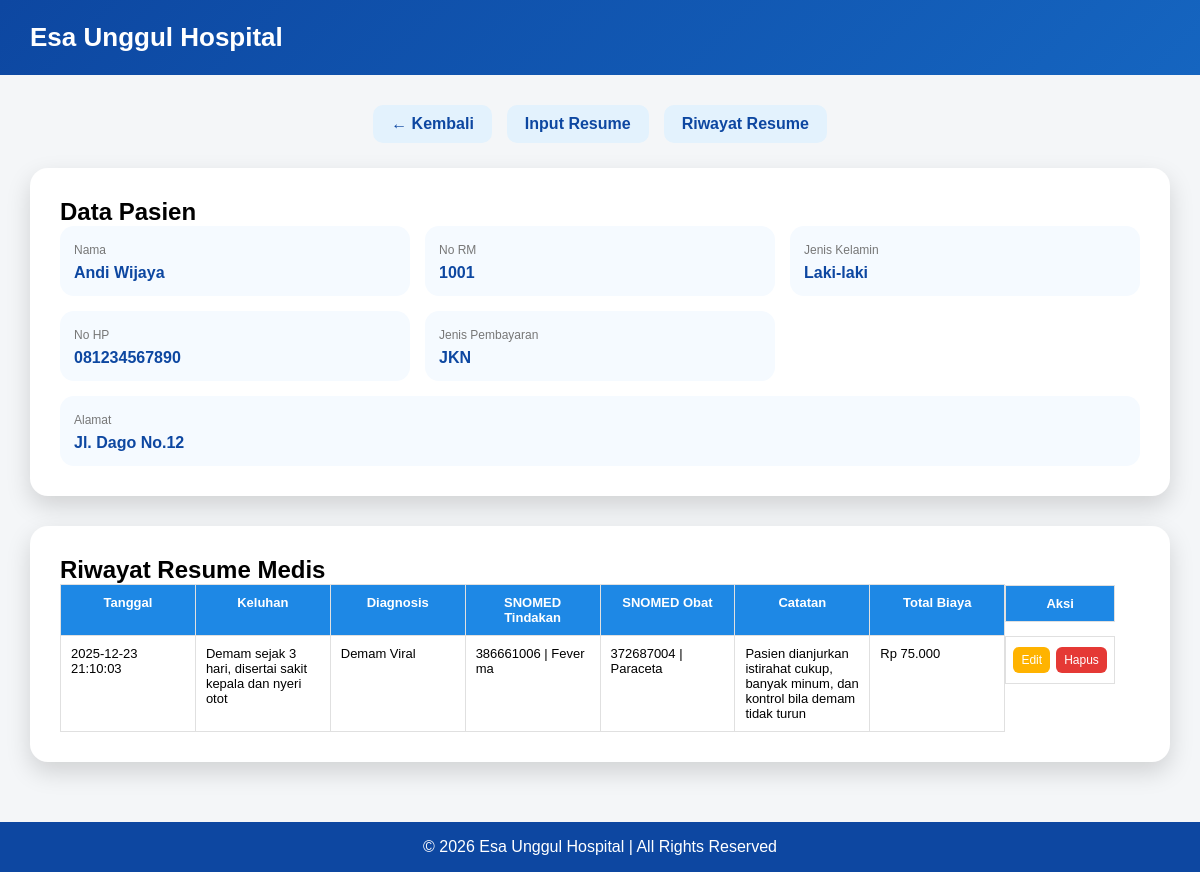
The page /resume_medis.php?id=1&menu=riwayat on the database its author committed.
### tables this page shows
CREATE TABLE `pasien` (
  `id` int(11) NOT NULL,
  `no_rm` int(11) NOT NULL,
  `nik` char(16) NOT NULL,
  `nama` varchar(100) NOT NULL,
  `no_hp` varchar(15) NOT NULL,
  `jk` enum('Tidak diketahui','Laki-laki','Perempuan','Tidak dapat ditentukan','Tidak mengisi') NOT NULL,
  `agama` enum('Islam','Kristen Protestan','Katolik','Hindu','Budha','Konghucu','Penghayat') NOT NULL,
  `jenis_pembiayaan` enum('JKN','Umum','Asuransi') NOT NULL,
  `provinsi` varchar(50) DEFAULT NULL,
  `kota` varchar(50) DEFAULT NULL,
  `kecamatan` varchar(50) DEFAULT NULL,
  `kelurahan` varchar(50) DEFAULT NULL,
  `alamat` text DEFAULT NULL,
  `created_at` timestamp NOT NULL DEFAULT current_timestamp()
);

CREATE TABLE `resume_medis` (
  `id` int(11) NOT NULL,
  `pasien_id` int(11) NOT NULL,
  `keluhan_utama` text NOT NULL,
  `diagnosis` text NOT NULL,
  `tindakan` text DEFAULT NULL,
  `snomed_tindakan` varchar(20) DEFAULT NULL,
  `obat` text DEFAULT NULL,
  `snomed_obat` varchar(20) DEFAULT NULL,
  `catatan` text DEFAULT NULL,
  `total_biaya` int(11) DEFAULT NULL,
  `tanggal` datetime DEFAULT current_timestamp()
);

### resume_medis.php (the view, shortened to what this page needs)
<?php
include "koneksi.php";
$id   = $_GET['id']   ?? 0;
$menu = $_GET['menu'] ?? 'input';
$pasien = mysqli_fetch_assoc(
    mysqli_query($conn,"SELECT * FROM pasien WHERE id='$id'")
);
?>
<!DOCTYPE html>
<html lang="id">
<head>
</head>
<body>
<div class="header">
    <h1>Esa Unggul Hospital</h1>
</div>
<div class="container">
<div class="menu-center">
    <a href="data_pasien.php">← Kembali</a>
    <a href="?id=<?= $id ?>&menu=input">Input Resume</a>
    <a href="?id=<?= $id ?>&menu=riwayat">Riwayat Resume</a>
</div>
<div class="box">
    <h2>Data Pasien</h2>
    <div class="info-grid">
        <div class="info-card"><span>Nama</span><b><?= $pasien['nama'] ?></b></div>
        <div class="info-card"><span>No RM</span><b><?= $pasien['no_rm'] ?></b></div>
        <div class="info-card"><span>Jenis Kelamin</span><b><?= $pasien['jk'] ?></b></div>
        <div class="info-card"><span>No HP</span><b><?= $pasien['no_hp'] ?></b></div>
        <div class="info-card"><span>Jenis Pembayaran</span><b><?= $pasien['jenis_pembiayaan'] ?></b></div>
        <div class="info-card full"><span>Alamat</span><b><?= $pasien['alamat'] ?></b></div>
    </div>
</div>
<?php if($menu=='riwayat'): ?>
<div class="box">
<h2>Riwayat Resume Medis</h2>
<div class="table-wrap">
<table>
<tr>
    <th>Tanggal</th>
    <th>Keluhan</th>
    <th>Diagnosis</th>
    <th>SNOMED Tindakan</th>
    <th>SNOMED Obat</th>
    <th>Catatan</th>
    <th>Total Biaya</th>
    <th class="aksi">Aksi</th>
</tr>
<?php
$q=mysqli_query($conn,"SELECT * FROM resume_medis WHERE pasien_id='$id' ORDER BY tanggal DESC");
while($r=mysqli_fetch_assoc($q)):
?>
<tr>
<td><?= $r['tanggal'] ?></td>
<td><?= $r['keluhan_utama'] ?></td>
<td><?= $r['diagnosis'] ?></td>
<td><?= $r['snomed_tindakan'] ?></td>
<td><?= $r['snomed_obat'] ?></td>
<td><?= $r['catatan'] ?></td>
<td>Rp <?= number_format($r['total_biaya'],0,',','.') ?></td>
<td class="aksi">
    <a class="edit" href="?id=<?= $id ?>&edit_id=<?= $r['id'] ?>">Edit</a>
    <a class="hapus" href="#" onclick="hapus(<?= $r['id'] ?>)">Hapus</a>
</td>
</tr>
<?php endwhile; ?>
</table>
</div>
</div>
<?php endif; ?>
</div>
<div class="footer">
© <?= date('Y') ?> Esa Unggul Hospital | All Rights Reserved
</div>
</body>
</html>

### resume_medis.php (style rules this page uses)
* { margin:0;padding:0;box-sizing:border-box;font-family:Arial,sans-serif }
body { background:#f4f6f8;animation:fade .4s ease }
.header { background:linear-gradient(135deg,#0d47a1,#1565c0); color:white; padding:22px 30px; }
.header h1 { font-size:26px }
.container { padding:30px }
.menu-center { display:flex; justify-content:center; gap:15px; margin-bottom:25px; }
.menu-center a { padding:10px 18px; background:#e3f2fd; border-radius:10px; text-decoration:none; color:#0d47a1; font-weight:bold; transition:.3s; }
.box { background:white; padding:30px; border-radius:18px; box-shadow:0 10px 24px rgba(0,0,0,.15); margin-bottom:30px; }
.info-grid { display:grid; grid-template-columns:repeat(3,1fr); gap:15px; }
.info-card { background:#f5faff; padding:14px; border-radius:14px; }
.info-card span { font-size:12px;color:#777 }
.info-card b { display:block;margin-top:6px;color:#0d47a1 }
.info-card.full { grid-column:1/4 }
.table-wrap { overflow-x:auto; }
table { width:100%; border-collapse:collapse; table-layout:fixed; }
th, td { border:1px solid #e0e0e0; padding:10px; font-size:13px; vertical-align:top; }
th { background:#1e88e5; color:white; text-align:center; }
td { background:#fff; }
th.aksi, td.aksi { width:110px; text-align:center; }
.aksi { display:flex; justify-content:center; gap:6px; }
.aksi a { padding:6px 8px; border-radius:6px; font-size:12px; color:white; text-decoration:none; white-space:nowrap; }
.edit { background:#ffb300 }
.hapus { background:#e53935 }
.footer { background:#0d47a1; color:white; text-align:center; padding:16px; }

### rows shown on the page
pasien: nama "Andi Wijaya", no_rm "1001", jk "Laki-laki", no_hp "081234567890", jenis_pembiayaan "JKN", alamat "Jl. Dago No.12"
resume_medis: tanggal "2025-12-23 21:10:03", keluhan_utama "Demam sejak 3 hari, disertai sakit kepala dan nyeri otot", diagnosis "Demam Viral", snomed_tindakan "386661006 | Fever ma", snomed_obat "372687004 | Paraceta", catatan "Pasien dianjurkan istirahat cukup, banyak minum, dan kontrol bila demam tidak turun", total_biaya "75.000"
